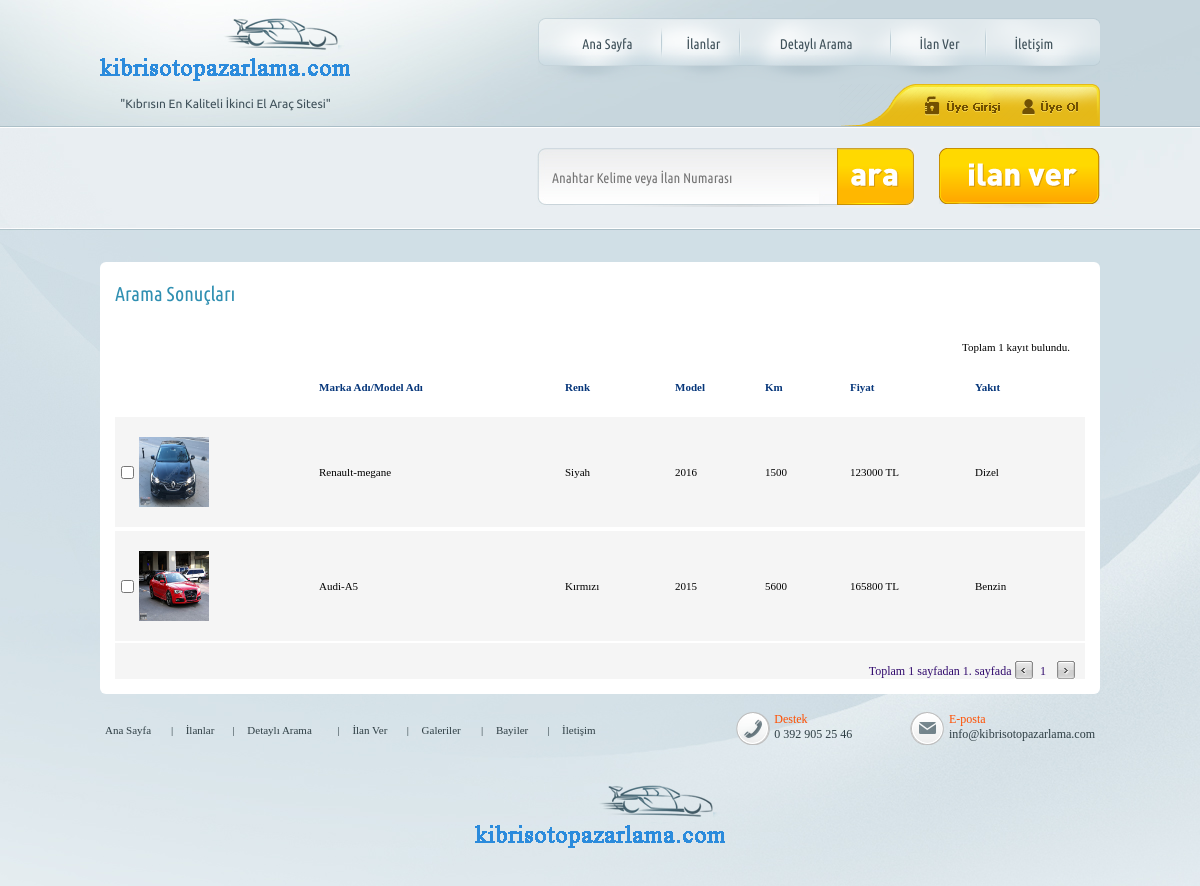
Page /ilanlar.php on the committed database.
### tables this page shows
CREATE TABLE `ilan` (
  `id` int(11) NOT NULL,
  `kullanicieposta` varchar(50) NOT NULL,
  `baslik` varchar(255) NOT NULL,
  `marka` varchar(50) NOT NULL,
  `model` varchar(50) NOT NULL,
  `modelyili` int(11) NOT NULL,
  `km` int(11) NOT NULL,
  `silindirhacmi` varchar(15) NOT NULL,
  `motorgucu` int(11) NOT NULL,
  `fiyat` int(11) NOT NULL,
  `turu` varchar(50) NOT NULL,
  `yakit` varchar(50) NOT NULL,
  `kasatipi` varchar(50) NOT NULL,
  `vites` varchar(20) NOT NULL,
  `hasardurumu` varchar(50) NOT NULL,
  `renk` varchar(50) NOT NULL,
  `kapisayisi` varchar(50) NOT NULL,
  `aciklama` varchar(255) NOT NULL,
  `vergi` varchar(50) NOT NULL,
  `maxhiz` varchar(50) NOT NULL,
  `ortalamayakit` varchar(50) NOT NULL,
  `tork` varchar(50) NOT NULL,
  `hizlanma` varchar(50) NOT NULL,
  `tipi` varchar(50) NOT NULL,
  `resim` varchar(50) NOT NULL
);

### ilanlar.php (the view, shortened to what this page needs)
<!DOCTYPE html PUBLIC "-//W3C//DTD XHTML 1.0 Transitional//EN" "http://www.w3.org/TR/xhtml1/DTD/xhtml1-transitional.dtd">
<html xmlns="http://www.w3.org/1999/xhtml">
<head>
<link href="_css/style.css" rel="stylesheet" type="text/css" />
<link href="_css/glametrix/glametrix.css" rel="stylesheet" type="text/css" />
<link href="_css/ubuntu/ubuntu.css" rel="stylesheet" type="text/css" />
<link href="_css/raleway/raleway.css" rel="stylesheet" type="text/css" />
<link href="_css/pfhandbookthin/pfhandbookpro-thin.css" rel="stylesheet" type="text/css" />
</head>
<body>
<link href="_css/ubuntu_regular/ubuntu_r.css" rel="stylesheet" type="text/css" />
<table width="1000" border="0" align="center" cellpadding="0" cellspacing="0" style="padding-top:18px;">
  <tr>
    <td width="437" align="left" valign="top">
      <table width="251" border="0" cellspacing="0" cellpadding="0">
        <tr>
          <td><a href="index.php"><img src="_img/Logo.png" width="251" height="73" /></a></td>
        </tr>
        <tr><td height="5"></td></tr>
        <tr>
          <td align="center"><span class="logo_alti_yazi">"Kıbrısın En Kaliteli İkinci El Ara&ccedil; Sitesi"</span></td>
        </tr>
    </table></td>
    <td width="563" align="left" valign="top"><table width="563" border="0" cellspacing="0" cellpadding="0">
      <tr>
        <td width="563" align="left" valign="top"  class="arkaplan11" style="padding-top:10px; padding-left:20px; padding-right:20px;">
        <table width="521" border="0" align="center" cellpadding="0" cellspacing="0">
          <tr>
            <td align="center" valign="middle" class="menu_yazi1" style="padding-right:7px; padding-left:3px;"><a href="index.php" class="menu_yazi1">Ana Sayfa</a></td>
            <td align="left" valign="top"><img src="_img/cizgi.png" width="2" height="32" /></td>
            <td align="center" valign="middle"  class="menu_yazi1" style="padding-right:3px; padding-left:7px;"><a href="ilanlar.php" class="menu_yazi1">İlanlar</a></td>
            <td align="left" valign="top"><img src="_img/cizgi.png" width="2" height="32" /></td>
            <td align="center" valign="middle"  class="menu_yazi1" style="padding-right:7px; padding-left:7px;"><a href="detayli_arama.php" class="menu_yazi1">Detaylı Arama</a></td>
            <td align="left" valign="top"><img src="_img/cizgi.png" width="2" height="32" /></td>
            <td align="center" valign="middle"  class="menu_yazi1" style="padding-right:7px; padding-left:7px;"><a href="giris.php" class="menu_yazi1">İlan Ver</a></td>
            <td align="left" valign="top"><img src="_img/cizgi.png" width="2" height="32" /></td>
            <td align="center" valign="middle"  class="menu_yazi1" style="padding-right:7px; padding-left:7px;"><a href="iletisim.php" class="menu_yazi1">İletişim</a></td>
          </tr>
        </table>
        </td>
      </tr>
		      <tr>
        <td align="right" valign="top"><img src="_img/uye.png" width="261" height="42" border="0" usemap="#Map_user" /></td>
      </tr>
    </table>
    </td>
  </tr>
</table>
<table width="1000" border="0" align="center" cellpadding="0" cellspacing="0" style="padding-top:7px;">
  <tr>
    <td colspan="2" height="15"></td>
  </tr>
  <tr>
    <td align="left" valign="top" width="437" height="66"></td>
    <td align="right" valign="top" width="563">
    <table width="563" border="0" cellspacing="0" cellpadding="0">
      <tr>
        <td align="left" valign="middle">
        <table width="563" border="0" cellspacing="0" cellpadding="0">
          <tr>
            <td width="375" align="right" valign="top">
            <table width="375" border="0" cellspacing="0" cellpadding="0">
            <form id="inc_arama" name="inc_arama" action="http://www.kibrisotopazarlama.com/ara.php" onsubmit="return inc_ara_kontrol()" method="get">
              <tr>
                <td width="298" align="left" valign="top">
                  <input name="q" type="text" class="form28_textbox1" id="q"  placeholder="Anahtar Kelime veya &#304;lan Numaras&#305;" value=""/>
                </td>
                <td width="77" align="right" valign="top"><input type="submit" value="" style="background-image:url(_img/ara.png);width:77px; height:60px; border:0px; cursor:pointer;"/></td>
              </tr>
            </form>
            </table>
            </td>
            <td width="188" align="right" valign="top"><a href="giris.php"><img src="_img/ilan_ver.png" width="161" height="60" border="0"/></a></td>
          </tr>
        </table>
        </td>
        </tr>
    </table>
    </td>
  </tr>
  <tr>
    <td colspan="2" height="15"></td>
  </tr>
</table>
<table width="1000" border="0" align="center" cellpadding="0" cellspacing="0">
  <tr>
    <td align="left" valign="top">&nbsp;</td>
  </tr>
  <tr>
    <td align="left" valign="top"style="padding-top:15px;">
    <table width="1000" border="0" cellspacing="0" cellpadding="0" class="tablo_8">
      <tr>
        <td width="1000" height="400" align="left" valign="top" style="padding:15px;">
        <table width="970" border="0" align="center" cellpadding="0" cellspacing="0">
        <tr>
          <td height="35" class="dis_baslik1">Arama Sonu&ccedil;ları</td>
          </tr>
        <tr>
          <td height="25"></td>
          </tr>
          <tr>
            <td>
			<form id="form1" name="form1" method="post" action="islemler.php">
            <table width="970" border="0" cellspacing="0" cellpadding="0">
              <tr>
               <td width="572" class="icerik3" style="padding-top:4px;padding-left:2px;padding-bottom:4px; padding-right:15px;" align="right">Toplam 1 kayıt bulundu.</td>
              </tr>
              <tr><td colspan="2" height="20"></td></tr>
            </table>
          <table width="970" border="0" cellspacing="0" cellpadding="0">
              <tr>
                <td width="970"><table width="970" border="0" align="center" cellpadding="0" cellspacing="0">
                    <tr>
                      <td width="204" height="20" align="left"></td>
                      <td width="246" align="left" class="link32"><a href="#" class="link32">Marka Adı</a>/<a href="#" class="link32">Model Adı</a></td>
                      <td width="110" align="left"><a href="#i" class="link32">Renk</a></td>
                      <td width="90" align="left"><a href="#" class="link32">Model</a></td>
                      <td width="85" align="left"><a href="#" class="link32">Km</a></td>
                      <td width="125" align="left"><a href="#" class="link32">Fiyat</a></td>
                      <td width="110" align="left"><a href="#" class="link32">Yakıt</a></td>
                    </tr>
                </table></td>
              </tr>
              <tr>
                <td>&nbsp;</td>
              </tr>
			  <?php
			 try{
		        $db = new PDO('mysql:host=localhost;dbname=satis;charset=utf8','root','');
			}catch(PDOException $e){
				echo 'Hata: '.$e->getMessage();
			}
				$query = $db->query("SELECT * FROM ilan ", PDO::FETCH_ASSOC);
				if ( $query->rowCount() ){
				foreach( $query as $row ){
				?>
              <tr>
                <td style="padding-top:2px;padding-bottom:2px;">
				<table width="970" align="center" cellpadding="0" cellspacing="0" style="border-color:; border-width:0px; border-style:solid"  >
                    <tr bgcolor="#F5F5F5">
                      <td width="20" height="20" style="padding-left:2px;" align="left"><input type="checkbox" id="chkilan" name="secilen" onClick="secili(this)" value="<?php echo $row['id'];?>"/></td>
                      <td width="180" style="padding-left:2px; padding-top:20px; padding-bottom:20px;" align="left">
                             <a href="<?php echo $row['id']."_".$row['marka']."_".$row['model'].".html";?>"><img width="70" height="70" src="images/<?php echo $row['resim'];?>" border="0"></a>
                    </td>
          <td width="246" align="left" class="icerik13" style="font-weight:; color:;"><?php echo $row['marka']."-".$row['model'];?></td>
          <td width="110" align="left" class="icerik13" style="font-weight:; color:;"><?php echo $row['renk'];?></td>
          <td width="90" align="left" class="icerik13" style="font-weight:; color:;"><?php echo $row['modelyili'];?></td>
          <td width="85" align="left" class="icerik13" style="font-weight:; color:;"><?php echo $row['km'];?></td>
          <td width="125" align="left" class="icerik13" style="font-weight:; color:;"><?php echo $row['fiyat'];?> TL</td>
          <td width="110" align="left" class="icerik13" style="font-weight:; color:;"><?php echo $row['yakit'];?></td>
        </tr>
        </table>
        </td>
       </tr>
	   <?php
					}
				}
	   ?>
           <tr bgcolor="#F5F5F5"><td height="20" style="padding-right:10px;" align="right">
<br />
  <span class="sayfa_numara">Toplam 1 sayfadan 1. sayfada </span><a href="#" class="sayfa_numara" title="Önceki Sayfa"><img src="_img/backarrow.gif" width="18" height="18" border=0 align="absbottom" /></a><span class="ayrac">&nbsp;</span>
<a href="#" class="sayfa_numara">1</a><span class="ayrac">&nbsp;</span>
<span class="ayrac">&nbsp;</span><a href="#" class="sayfa_numara" title="Sonraki Sayfa"><img src="_img/nextarrow.gif" width="18" height="18" border=0 align="absbottom" /></a>
</td></tr>
            </table>
        </form>
            </td>
          </tr>
        </table>
        </td>
      </tr>
    </table>
    </td>
  </tr>
  <tr>
    <td>&nbsp;</td>
  </tr>
</table>
<table width="1000" border="0" align="center" cellpadding="0" cellspacing="0">
  <tr>
    <td>
    <table width="1000" border="0" cellspacing="0" cellpadding="0">
      <tr>
        <td width="636" align="left" valign="top" style="padding-left:5px; padding-top:12px;">
        <table width="500" border="0" cellspacing="0" cellpadding="0">
          <tr>
            <td>
            <table width="100%" border="0" cellspacing="0" cellpadding="0">
                <tr>
                  <td align="left" valign="middle" class="altlink1" ><a href="index.php" class="altlink1">Ana Sayfa</a></td>
                  <td align="left" valign="middle" class="altlink1" style="padding-left:10px;">|</td>
                  <td align="left" valign="middle" class="altlink1"  style="padding-left:10px;"><a href="ilanlar.php" class="altlink1">İlanlar</a></td>
                  <td align="left" valign="middle" class="altlink1"  style="padding-left:10px;">|</td>
                  <td align="left" valign="middle" class="altlink1"  style="padding-left:10px;"><a href="detayli_arama.php" class="altlink1">Detaylı Arama</a></td>
                  <td align="left" valign="middle" class="altlink1"  style="padding-left:10px;">|</td>
                  <td align="left" valign="middle" class="altlink1"  style="padding-left:10px;"><a href="giris.php" class="altlink1">İlan Ver</a></td>
                  <td align="left" valign="middle" class="altlink1"  style="padding-left:10px;">|</td>
                  <td align="left" valign="middle" class="altlink1"  style="padding-left:10px;"><a href="#" class="altlink1">Galeriler</a></td>
                  <td align="left" valign="middle" class="altlink1"  style="padding-left:10px;">|</td>
                  <td align="left" valign="middle" class="altlink1"  style="padding-left:10px;"><a href="#" class="altlink1">Bayiler</a></td>
                  <td align="left" valign="middle" class="altlink1"  style="padding-left:10px;">|</td>
                  <td align="left" valign="middle" class="altlink1" style="padding-left:10px;"><a href="iletisim.html" class="altlink1"> İletişim</a></td>
                </tr>
            </table>
            </td>
          </tr>
        </table>
        </td>
        <td width="364">
        <table width="364" border="0" cellspacing="0" cellpadding="0">
          <tr>
            <td width="203" align="right" valign="top">
            <table width="100%" border="0" cellspacing="0" cellpadding="0">
              <tr>
                <td width="22%" align="left" valign="top"><img src="_img/tel.png" width="34" height="33" /></td>
                <td width="78%" align="left" valign="top" style="padding-right:5px;">
                <table width="100%" border="0" cellspacing="0" cellpadding="0">
                    <tr>
                      <td align="left" valign="top" class="altyazi2" style="padding-right:5px;">Destek</td>
                    </tr>
                    <tr>
                      <td align="left" valign="top" class="altyazi1">0 392 905 25 46</td>
                    </tr>
                </table>
                </td>
              </tr>
            </table>
            </td>
            <td width="161" align="right" valign="top">
            <table width="100%" border="0" cellspacing="0" cellpadding="0">
              <tr>
                <td width="31%" align="left" valign="top" style="padding-right:5px;"><img src="_img/mail.png" width="34" height="33" /></td>
                <td width="69%" align="left" valign="top" style="padding-right:5px;">
                <table width="100%" border="0" cellspacing="0" cellpadding="0">
                  <tr>
                    <td align="left" valign="top" class="altyazi2" >E-posta</td>
                  </tr>
                  <tr>
                    <td align="left" valign="top" class="altyazi1">info@kibrisotopazarlama.com</td>
                  </tr>
                </table>
                </td>
              </tr>
            </table>
            </td>
          </tr>
        </table>
        </td>
      </tr>
    </table>
    </td>
  </tr>
  <tr>
    <td height="20"></td>
  </tr>
  <tr>
    <td height="20"></td>
  </tr>
  <tr>
    <td align="center"><a href="index.php" target="_blank"><img src="_img/Logo.png" width="251" height="73" border="0"/></a></td>
  </tr>
  <tr>
    <td>&nbsp;</td>
  </tr>
</table>
</body>
</html>

### _css/style.css (style rules this page uses)
.arkaplan11 { background-image:url(../_img/menu_arka.png); background-position:top; background-repeat:no-repeat; height:56px; }
.link32 { font-family:Tahoma; font-size:11px; font-style:normal; font-weight:bold; color:#07377b; text-decoration:none; line-height:15px; }
.icerik3 { font-family:Verdana; font-size:11px; font-style:normal; font-weight:normal; color:#000000; text-decoration:none; }
.icerik13 { font-family:Tahoma; font-size:11px; font-style:normal; font-weight:normal; color:#000000; text-decoration:none; line-height:20px; }
.tablo_8 { background-color:#fff; border-width:0px; border-radius:6px; }
.form28_textbox1 { width:283px; background-image:url(../_img/text.jpg); height:57px; background-position:top; background-repeat:no-repeat; border:0; font-family: 'ubuntu_condensedregular'; font-size: 14px; color:#3f515a; padding-left:15px; }
.altlink1 { font-family:Tahoma, "Myriad Pro"; font-size:11px; font-style:normal; font-weight:normal; color:#2e3e44; text-decoration:none; }
.altyazi1 { font-family:Tahoma, "Myriad Pro"; font-size:12px; font-style:normal; font-weight:normal; color:#2e3e44; text-decoration:none; }
.altyazi2 { font-family:Tahoma, "Myriad Pro"; font-size:12px; font-style:normal; font-weight:normal; color:#ff4f01; text-decoration:none; }

### _css/ubuntu/ubuntu.css (style rules this page uses)
.menu_yazi1 { font-family: 'ubuntu_condensedregular'; color:#3f515a; font-size:14px; font-style:normal; font-weight:normal; text-decoration:none; }
.dis_baslik1 { font-family:'ubuntu_condensedregular'; font-size:20px; font-style:normal; font-weight:normal; color:#2f8fb1; text-decoration:none; }

### _css/ubuntu_regular/ubuntu_r.css (style rules this page uses)
.logo_alti_yazi { font-family: 'ubunturegular'; color:#3f515a; font-size:12px; }

### ilanlar.php (style rules this page uses)
.sayfa_numara { color:#310a6d; text-decoration:none; font-size: 12px; font-family:Tahoma; }
.ayrac { color:#eb3a00; text-decoration:none; font-size: 12px; font-family:Tahoma;letter-spacing:0.5px; }

### rows in the picture
ilan: resim (picture), marka "Renault", model "megane", renk "Siyah", modelyili "2016", km "1500", fiyat "123000", yakit "Dizel"
ilan: resim (picture), marka "Audi", model "A5", renk "Kırmızı", modelyili "2015", km "5600", fiyat "165800", yakit "Benzin"
